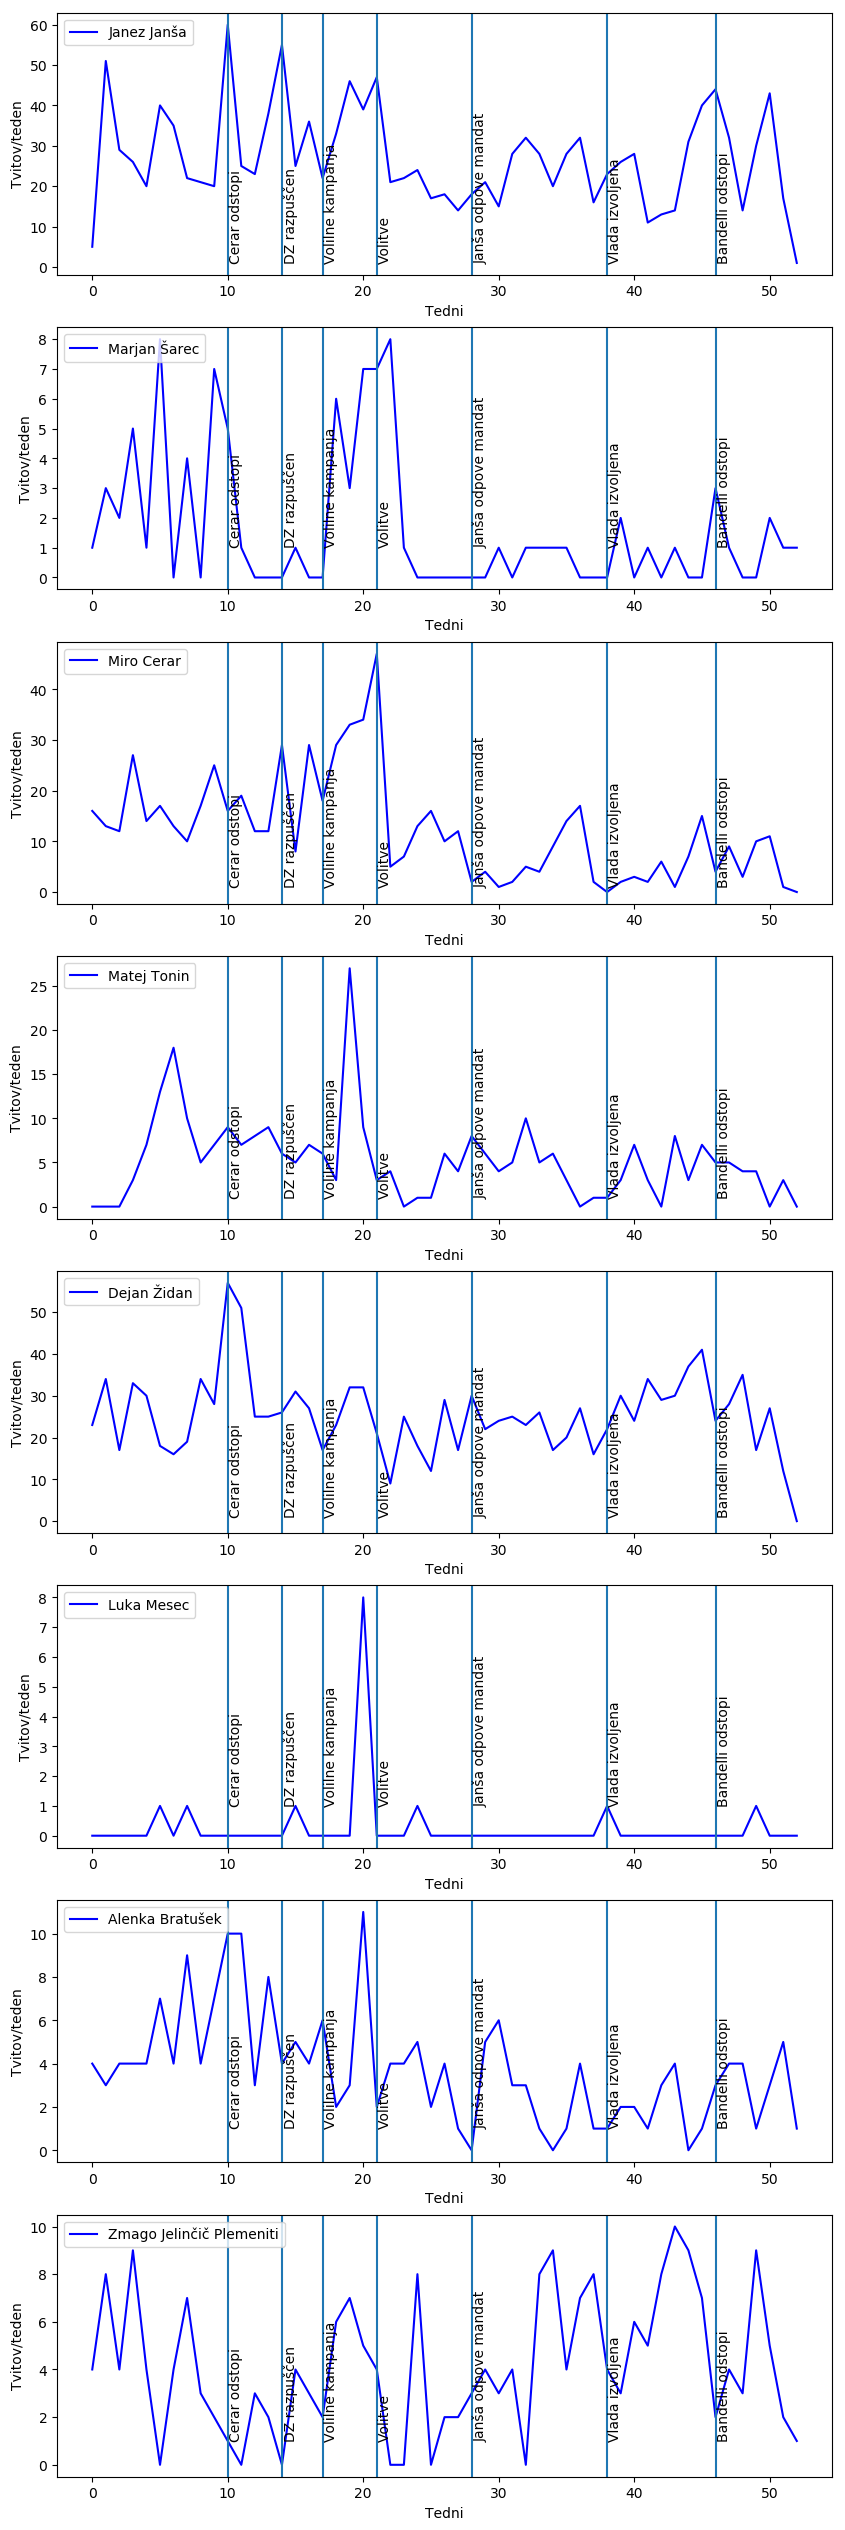

This chart was generated by the following Python code:
import os

from peewee import fn
import matplotlib.pyplot as plt
from matplotlib.colors import Normalize

from db import db, Tweet
from racuni import accounts, important

PATH = os.path.dirname(os.path.abspath(__file__))
db.init(os.path.join(PATH, 'db.sqlite'))
db.connect()
db.create_tables([Tweet])

plt.tight_layout()

fig = plt.figure(figsize=(10,len(accounts.items())*4))

plots = len(accounts.items())

for i, (acc, val) in enumerate(accounts.items()):
    ax1 = fig.add_subplot(plots,1,i+1)

    ax1.set_xlabel("Tedni")
    ax1.set_ylabel("Tvitov/teden")

    data = []
    prev_week = 1
    for week, count in Tweet.select(fn.strftime('%W', Tweet.date).alias('week'), fn.Count(Tweet.id.distinct())).where(
            Tweet.user == acc).group_by(fn.strftime('%W', Tweet.date)).tuples():
        week = int(week)
        for i in range(1, week - prev_week):
            data.append(0)
        data.append(count)
        prev_week = week

    #2018 ima 53 tednov
    for i in range(0, 53 - len(data)):
        data.append(0)

    # normalizacija v interval [0 - 1.0]
    #norm = Normalize()
    #data = norm(data)

    ax1.plot(data, 'b-', label=val)

    for week, label in important.items():
        ax1.axvline(x=week)
        ax1.text(week+0.1, 1, label, rotation=90, verticalalignment='bottom')

    ax1.legend(loc='upper left')

plt.savefig('graf.png',bbox_inches='tight')